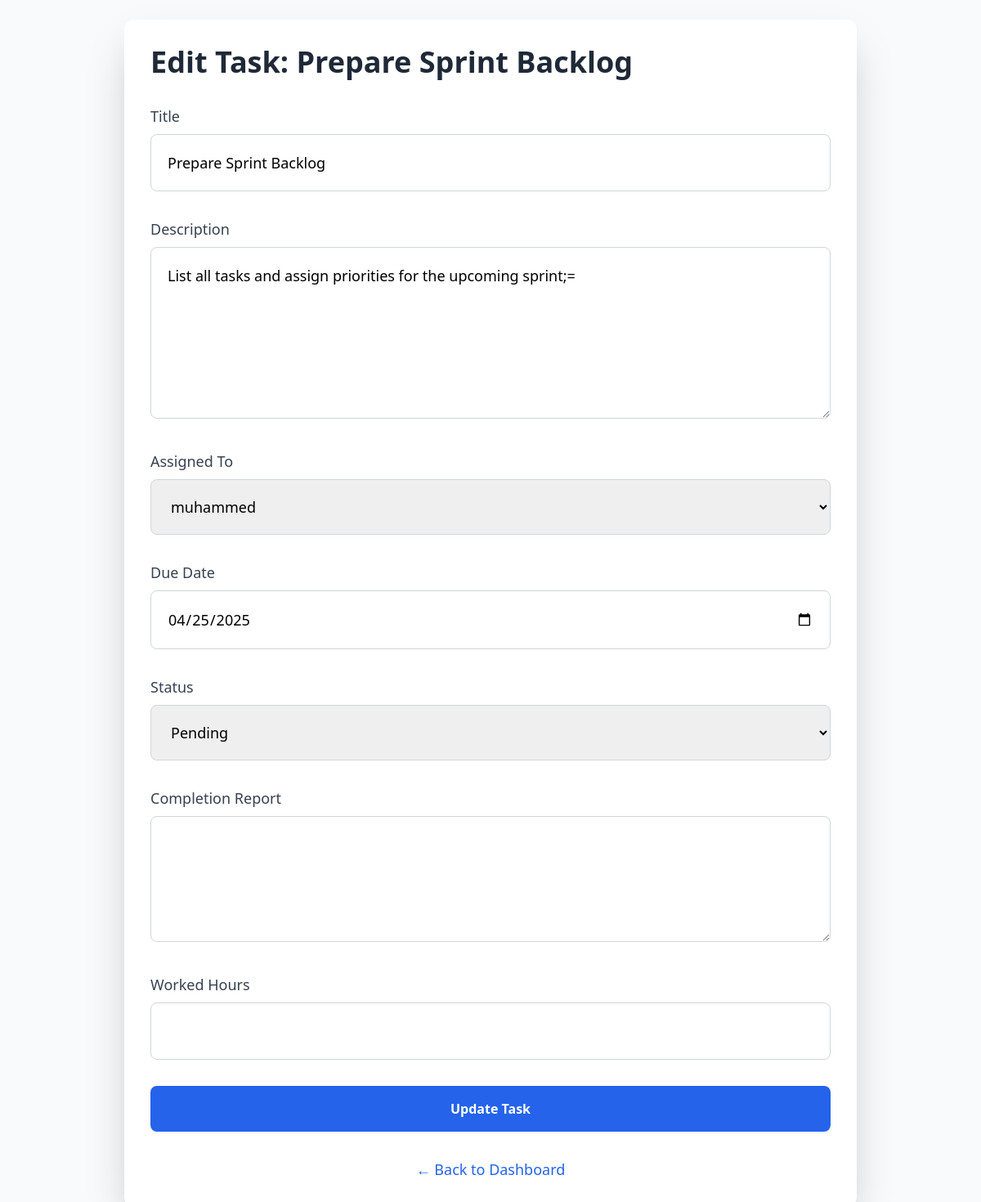
Before: /tasks/tasks/4/superadmin/edit/ (signed in) with the older database file.
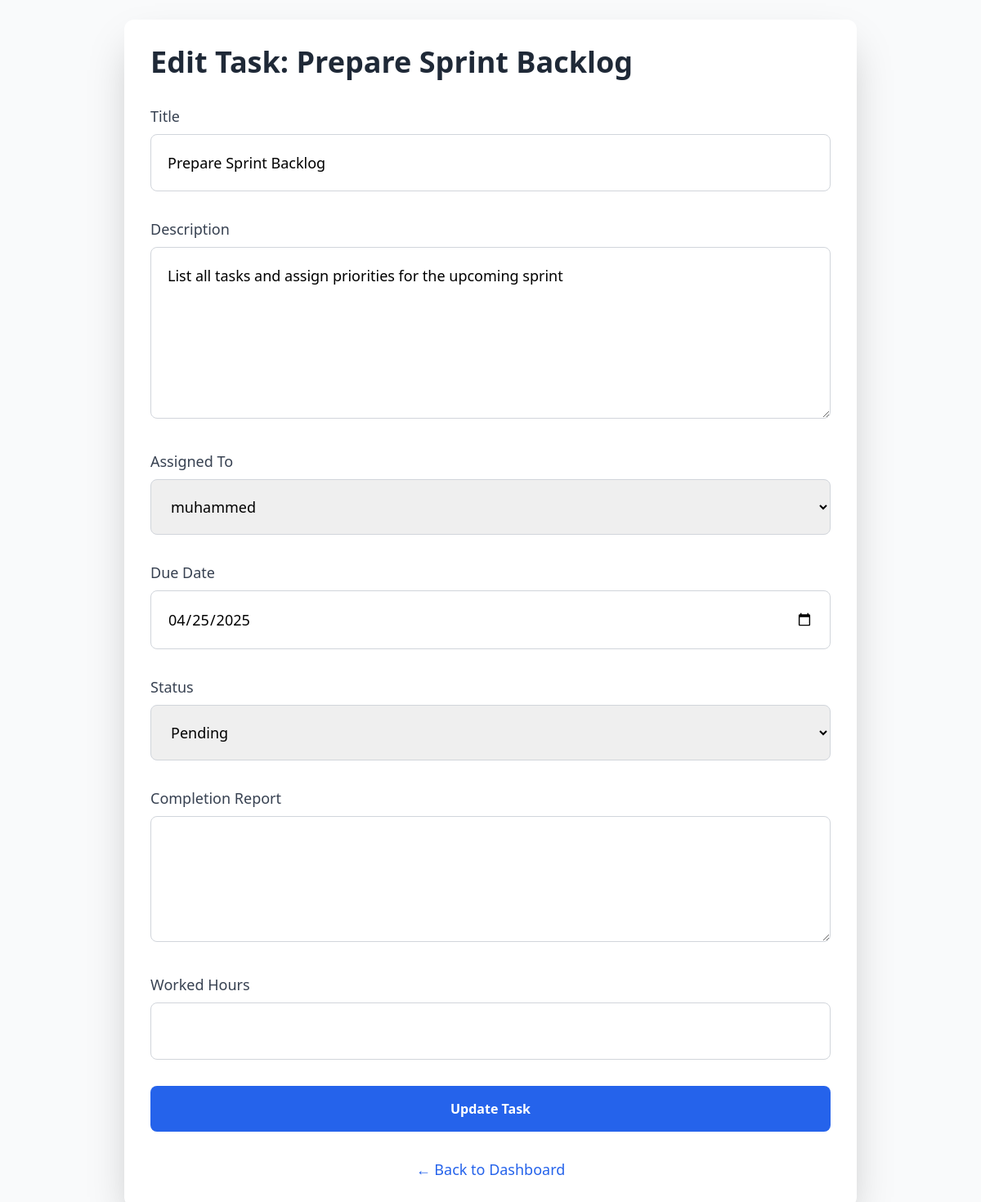
After: the same page with the newer database file.
### tasks/models.py (models this page shows, shortened)
class Task(models.Model):
    STATUS_CHOICES = (
        ('PENDING', 'Pending'),
        ('IN_PROGRESS', 'In Progress'),
        ('COMPLETED', 'Completed'),
    )
    title = models.CharField(max_length=255)
    description = models.TextField()
    assigned_to = models.ForeignKey(
        settings.AUTH_USER_MODEL, related_name='tasks', on_delete=models.CASCADE,
        limit_choices_to={'role': 'USER'}
    )
    due_date = models.DateField()
    status = models.CharField(max_length=20, choices=STATUS_CHOICES, default='PENDING')
    completion_report = models.TextField(blank=True, null=True)
    worked_hours = models.PositiveIntegerField(blank=True, null=True)
    created_at = models.DateTimeField(auto_now_add=True)

### tasks/views.py (the view, shortened to what this page needs)
# urls.py: path("tasks/<int:task_id>/<str:from_source>/edit/", edit_task, name="edit-task"),
@login_required
def edit_task(request, task_id, from_source):
    task = get_object_or_404(Task, pk=task_id)
    form = TaskForm(request.POST or None, instance=task)
    users = CustomUser.objects.filter(role='USER')
    return render(request, "edit_task.html", {"form": form, "task": task, "users": users})

### tasks/forms.py
class TaskForm(forms.ModelForm):
    class Meta:
        model = Task
        fields = ['title', 'description', 'assigned_to', 'due_date', 'status', 'completion_report', 'worked_hours']
        widgets = {
            'due_date': forms.DateInput(attrs={'type': 'date'}),
            'description': forms.Textarea(attrs={'rows': 3}),
            'completion_report': forms.Textarea(attrs={'rows': 3}),
        }

### templates/edit_task.html (shortened to what this page needs)
<!DOCTYPE html>
<html lang="en">
<head>
  <script src="https://cdn.tailwindcss.com"></script>
</head>
<body class="bg-gray-50 font-sans p-6">
  <div class="max-w-4xl mx-auto bg-white p-8 rounded-xl shadow-2xl">
    <h2 class="text-4xl font-extrabold text-gray-800 mb-8">Edit Task: {{ task.title }}</h2>
    <form method="post" class="space-y-8">
      <div class="space-y-2">
        <label for="id_title" class="text-lg font-medium text-gray-700">Title</label>
        <input type="text" name="title" id="id_title" value="{{ form.title.value }}" class="w-full p-5 border border-gray-300 rounded-lg focus:ring-blue-500 focus:border-blue-500 text-lg">
      </div>
      <div class="space-y-2">
        <label for="id_description" class="text-lg font-medium text-gray-700">Description</label>
        <textarea name="description" id="id_description" rows="6" class="w-full p-5 border border-gray-300 rounded-lg focus:ring-blue-500 focus:border-blue-500 text-lg">{{ form.description.value }}</textarea>
      </div>
      <div class="space-y-2">
        <label for="id_assigned_to" class="text-lg font-medium text-gray-700">Assigned To</label>
        <select name="assigned_to" id="id_assigned_to" class="w-full p-5 border border-gray-300 rounded-lg focus:ring-blue-500 focus:border-blue-500 text-lg">
          {% for user in users %}
            <option value="{{ user.id }}" {% if user.id|stringformat:"s" == form.assigned_to.value|stringformat:"s" %}selected{% endif %}>
              {{ user.username }}
            </option>
          {% endfor %}
        </select>
      </div>
      <div class="space-y-2">
        <label for="id_due_date" class="text-lg font-medium text-gray-700">Due Date</label>
        <input type="date" name="due_date" id="id_due_date" value="{{ form.due_date.value|date:'Y-m-d' }}" class="w-full p-5 border border-gray-300 rounded-lg focus:ring-blue-500 focus:border-blue-500 text-lg">
      </div>
      <div class="space-y-2">
        <label for="id_status" class="text-lg font-medium text-gray-700">Status</label>
        <select name="status" id="id_status" class="w-full p-5 border border-gray-300 rounded-lg focus:ring-blue-500 focus:border-blue-500 text-lg">
          {% for choice in form.status.field.choices %}
            <option value="{{ choice.0 }}" {% if choice.0 == form.status.value %}selected{% endif %}>{{ choice.1 }}</option>
          {% endfor %}
        </select>
      </div>
      <div class="space-y-2">
        <label for="id_completion_report" class="text-lg font-medium text-gray-700">Completion Report</label>
        <textarea name="completion_report" id="id_completion_report" rows="4" class="w-full p-5 border border-gray-300 rounded-lg focus:ring-blue-500 focus:border-blue-500 text-lg">{{ form.completion_report.value }}</textarea>
      </div>
      <div class="space-y-2">
        <label for="id_worked_hours" class="text-lg font-medium text-gray-700">Worked Hours</label>
        <input type="number" name="worked_hours" id="id_worked_hours" value="{{ form.worked_hours.value }}" class="w-full p-5 border border-gray-300 rounded-lg focus:ring-blue-500 focus:border-blue-500 text-lg">
      </div>
      <button type="submit" class="w-full bg-blue-600 hover:bg-blue-700 text-white font-semibold py-4 rounded-lg focus:ring-2 focus:ring-blue-500 transition duration-300">
        Update Task
      </button>
    </form>
    <div class="mt-8 text-center">
      <button onclick="history.back()" class="text-blue-600 hover:underline text-lg">← Back to Dashboard</button>
    </div>
  </div>
</body>
</html>

Changed rows visible on the page:
changed Task "Prepare Sprint Backlog": description "List all tasks and assign priorities for the upcoming sprint;=" → "List all tasks and assign priorities for the upcoming sprint"
